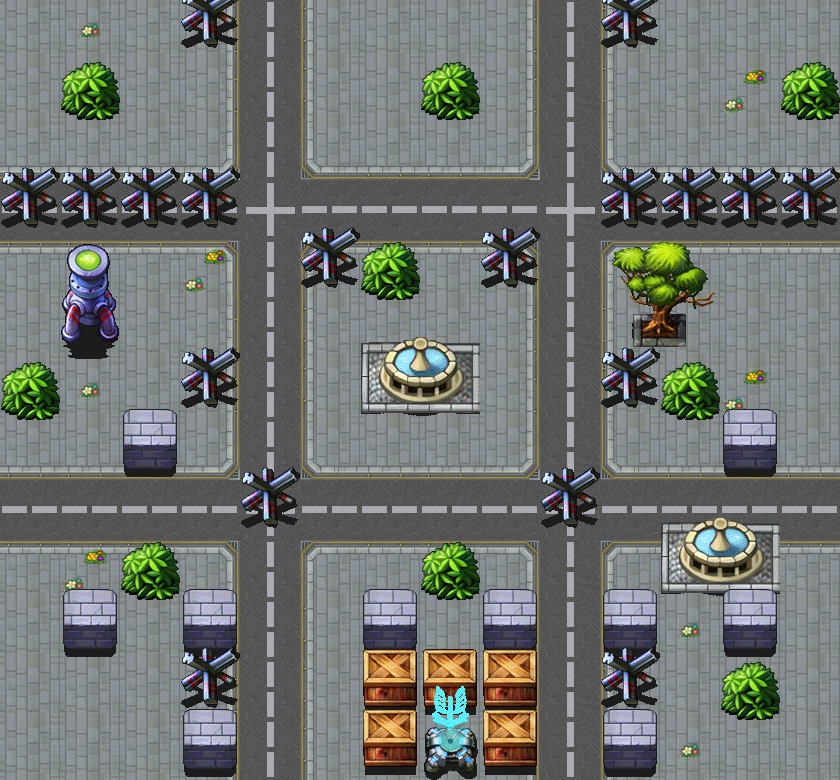

This game map was drawn from its Tiled (.tmx) file and the tilesets committed beside it. A one-line description and the trimmed map source follow:
An orthogonal 14x13 tile map with 60x60 px tiles, 19 tile layers (floor, river, riverfake, bridge, ...), 4 tilesets and 4 objects (plyartPoint, enemyPoint1, enemyPoint2, enemyPoint3).

<map version="1.0" orientation="orthogonal" width="14" height="13" tilewidth="60" tileheight="60">
 <properties>
  <property name="11" value="1" />
  <property name="2" value="12" />
  <property name="4" value="5" />
 </properties>
 <tileset firstgid="1" name="floor_city" tilewidth="60" tileheight="60">
  <image source="floor_city.png" width="240" height="600" />
 </tileset>
 <tileset firstgid="41" name="block" tilewidth="60" tileheight="120">
  <image source="block.png" width="600" height="600" />
 </tileset>
 <tileset firstgid="91" name="bridge" tilewidth="60" tileheight="60">
  <image source="bridge.png" width="360" height="60" />
 </tileset>
 <tileset firstgid="97" name="garbage" tilewidth="60" tileheight="60">
  <image source="garbage.png" width="540" height="60" />
 </tileset>
 <layer name="floor" width="14" height="13">
  <data>[182 cells, 182 non-empty, 12 distinct tile ids]</data>
 </layer>
 <layer name="river" width="14" height="13">
  <data>[182 cells, 9 non-empty, 1 distinct tile ids]</data>
 </layer>
 <layer name="riverfake" width="14" height="13">
  <data>[182 cells, 1 non-empty, 1 distinct tile ids]</data>
 </layer>
 <layer name="bridge" width="14" height="13">
  <data>[182 cells, 1 non-empty, 1 distinct tile ids]</data>
 </layer>
 <layer name="garbage" width="14" height="13">
  <data>[182 cells, 8 non-empty, 2 distinct tile ids]</data>
 </layer>
 <layer name="block0" width="14" height="13">
  <data>[182 cells, 3 non-empty, 2 distinct tile ids]</data>
 </layer>
 <layer name="block1" width="14" height="13">
  <data>[182 cells, 1 non-empty, 1 distinct tile ids]</data>
 </layer>
 <layer name="block2" width="14" height="13">
  <data>[182 cells, 1 non-empty, 1 distinct tile ids]</data>
 </layer>
 <layer name="block3" width="14" height="13">
  <data>[182 cells, 9 non-empty, 2 distinct tile ids]</data>
 </layer>
 <layer name="block4" width="14" height="13">
  <data>[182 cells, 3 non-empty, 2 distinct tile ids]</data>
 </layer>
 <layer name="block5" width="14" height="13">
  <data>[182 cells, 4 non-empty, 4 distinct tile ids]</data>
 </layer>
 <layer name="block6" width="14" height="13">
  <data>[182 cells, 5 non-empty, 4 distinct tile ids]</data>
 </layer>
 <layer name="block7" width="14" height="13">
  <data>[182 cells, 3 non-empty, 2 distinct tile ids]</data>
 </layer>
 <layer name="block8" width="14" height="13">
  <data>[182 cells, 3 non-empty, 2 distinct tile ids]</data>
 </layer>
 <layer name="block9" width="14" height="13">
  <data>[182 cells, 3 non-empty, 3 distinct tile ids]</data>
 </layer>
 <layer name="block10" width="14" height="13">
  <data>[182 cells, 7 non-empty, 2 distinct tile ids]</data>
 </layer>
 <layer name="block11" width="14" height="13">
  <data>[182 cells, 5 non-empty, 2 distinct tile ids]</data>
 </layer>
 <layer name="block12" width="14" height="13">
  <data>[182 cells, 5 non-empty, 3 distinct tile ids]</data>
 </layer>
 <objectgroup name="Objects" width="14" height="13">
  <object name="plyartPoint" x="332" y="722" width="27" height="27" />
  <object name="enemyPoint1" x="809" y="1" width="28" height="28" />
  <object name="enemyPoint2" x="30" y="1" width="28" height="28" />
  <object name="enemyPoint3" x="451" y="4" width="28" height="28" />
 </objectgroup>
 <layer name="grass" width="14" height="13">
  <data>[182 cells, 9 non-empty, 1 distinct tile ids]</data>
 </layer>
</map>
